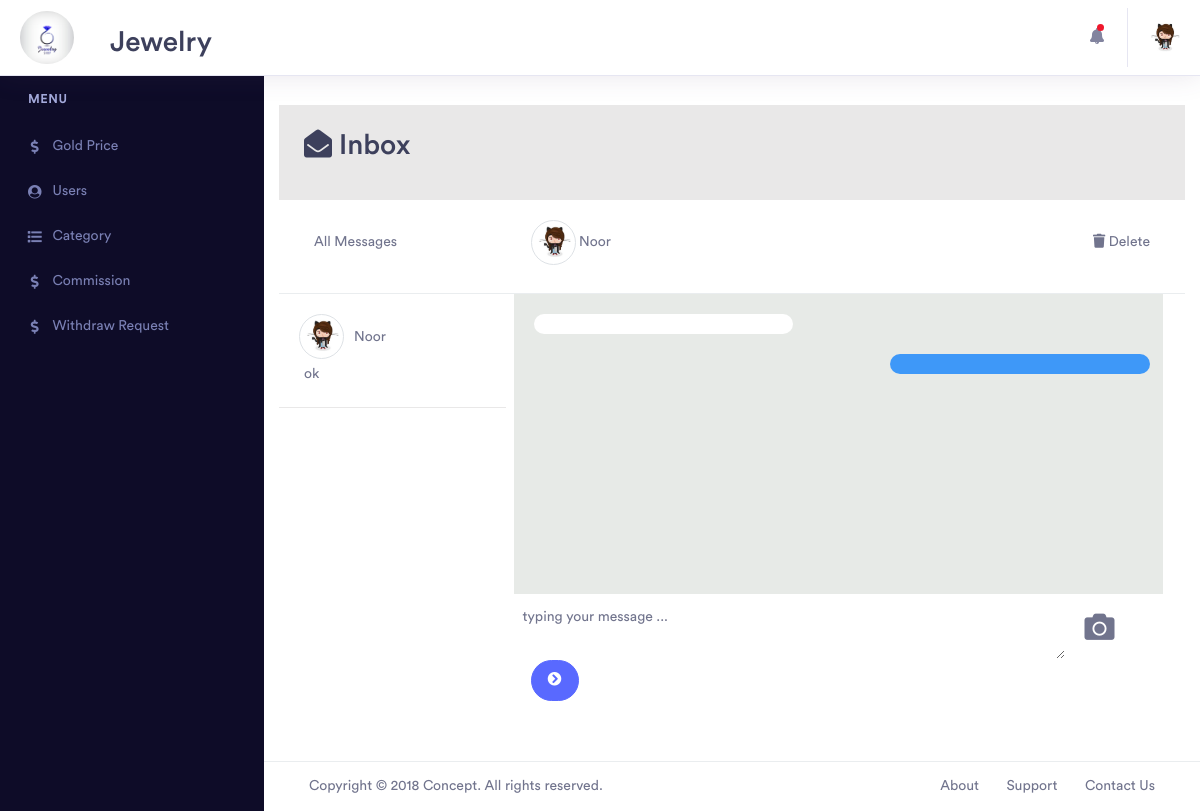
/request.php (signed in), run on the app's committed database.
### tables this page shows
CREATE TABLE `users` (
  `id` int(11) NOT NULL,
  `first_name` varchar(500) NOT NULL,
  `last_name` varchar(500) NOT NULL,
  `email` varchar(200) NOT NULL,
  `password` varchar(500) NOT NULL,
  `type` varchar(500) NOT NULL,
  `photo` varchar(500) NOT NULL DEFAULT 'default_user.png',
  `phone_number` varchar(500) NOT NULL
);

CREATE TABLE `contact` (
  `id` int(11) NOT NULL,
  `user_id` int(11) NOT NULL,
  `msg` tinytext NOT NULL,
  `date` datetime NOT NULL,
  `type` varchar(500) NOT NULL DEFAULT 'request',
  `status` varchar(500) NOT NULL DEFAULT 'unread',
  `img` varchar(500) DEFAULT NULL
);

### core/admin.class.php (called while the page is built, shortened)
<?php
class admin
{
    private $conn;
    public function __construct()
    {
        $this->conn = mysqli_connect("localhost", "root", "", "jewelry");
    }
    public function admin_info($id){
        $result=mysqli_query($this->conn,"select * from admin where id=$id");
        if(mysqli_num_rows($result)>0){
            $data=array();
            while($row=mysqli_fetch_array($result)){
                $data[]=$row;
            }
        }
        return $data;
    }
    public function users_contact($user_id){
        $result=mysqli_query($this->conn,"select * from contact where user_id=$user_id");
        if(mysqli_num_rows($result)>0){
            $data=array();
            while($row=mysqli_fetch_array($result)){
                $data[]=$row;
            }
            return $data;
        }else{
            return null;
        }
    }
    public function user_type($type){
        $result_user=mysqli_query($this->conn,"select * from users where type='$type'");
        if(mysqli_num_rows($result_user)>0){
            $data=array();
            while($row=mysqli_fetch_array($result_user)){
                $data[]=$row;
            }
            return $data;
        }else{
            return null;
        }
    }
}

### request.php (the view, shortened to what this page needs)
<?php
include_once "core/admin.class.php";
$obj = new admin();
?>
<!doctype html>
<html lang="en">
<head>
    <link rel="stylesheet" href="assets/vendor/bootstrap/css/bootstrap.min.css">
    <link href="assets/vendor/fonts/circular-std/style.css" rel="stylesheet">
    <link rel="stylesheet" href="assets/libs/css/style.css">
    <link rel="stylesheet" href="assets/vendor/fonts/fontawesome/css/fontawesome-all.css">
    <link rel="stylesheet" href="assets/vendor/charts/chartist-bundle/chartist.css">
    <link rel="stylesheet" href="assets/vendor/charts/morris-bundle/morris.css">
    <link rel="stylesheet" href="assets/vendor/fonts/material-design-iconic-font/css/materialdesignicons.min.css">
    <link rel="stylesheet" href="assets/vendor/charts/c3charts/c3.css">
    <link rel="stylesheet" href="assets/vendor/fonts/flag-icon-css/flag-icon.min.css">
    <link rel="stylesheet" href="assets/style/style.css">
</head>
<body>
    <div class="dashboard-main-wrapper">
        <div class="dashboard-header">
            <nav class="navbar navbar-expand-lg bg-white fixed-top">
                <a class="navbar-brand" href="main.html">
                    <img src="assets/img/logo.jpg" alt="logo" id="logo">
                </a>
                <h2 id="logo-h"> Jewelry</h2>
                <div class="collapse navbar-collapse " id="navbarSupportedContent">
                    <ul class="navbar-nav ml-auto navbar-right-top">
                        <li class="nav-item dropdown notification">
                            <a class="nav-link nav-icons" href="#" id="navbarDropdownMenuLink1" data-toggle="dropdown"
                                aria-haspopup="true" aria-expanded="false"><i class="fas fa-fw fa-bell"></i> <span
                                    class="indicator"></span></a>
                        </li>
                        <li class="nav-item dropdown nav-user">
                            <?php $result=$obj->admin_info($_SESSION['login_id']);
                            foreach($result as $data){
                        ?>
                            <a class="nav-link nav-user-img" href="#" id="navbarDropdownMenuLink2" data-toggle="dropdown"
                                aria-haspopup="true" aria-expanded="false">
                                <img src="assets/admin_img/<?=$data['photo']?>" alt="" class="user-avatar-md rounded-circle">
                            </a>
                                <?php } ?>
                        </li>
                    </ul>
                </div>
            </nav>
        </div>
        <div class="nav-left-sidebar sidebar-dark">
            <div class="menu-list">
                <nav class="navbar navbar-expand-lg navbar-light">
                    <div class="collapse navbar-collapse" id="navbarNav">
                        <ul class="navbar-nav flex-column">
                            <li class="nav-divider">
                                Menu
                            </li>
                            <li class="nav-item ">
                                <a class="nav-link" href="main.php">
                                    <i class="fa fa-fw fa-dollar-sign"></i>Gold Price</a>
                            </li>
                            <li class="nav-item">
                                <a class="nav-link" href="users.php">
                                    <i class="fa fa-fw fa-user-circle"></i>Users</a>
                            </li>
                            <li class="nav-item">
                                <a class="nav-link" href="category.php">
                                    <i class="fas fa-fw fa-list"></i>Category</a>
                            </li>
                            <li class="nav-item ">
                                <a class="nav-link" href="commission.php">
                                    <i class="fa fa-fw fa-dollar-sign"></i>Commission</a>
                            </li>
                            <li class="nav-item ">
                                <a class="nav-link" href="withdraw_request.php">
                                    <i class="fa fa-fw fa-dollar-sign"></i>Withdraw Request</a>
                            </li>
                        </ul>
                    </div>
                </nav>
            </div>
        </div>
        <div class="dashboard-wrapper">
            <div class="dashboard-ecommerce">
                <div class="container-fluid dashboard-content ">
                    <div class="row inbox">
                        <h2><i class="fa fa-envelope-open"></i> Inbox </h2>
                    </div>
                    <div class="row head-req">
                        <div class="col-xl-3 col-lg-3 col-md-3 col-sm-12 col-12">
                            <p class="p_head">All Messages</p>
                        </div>
                        <div class="col-xl-7 col-lg-7 col-md-7 col-sm-12 col-12">
                            <img src="" id="header_photo" class="img-thumbnail rounded-circle personal-photo" alt="photo of user">
                            <span id="header_name"></span>
                        </div>
                        <div class="col-xl-2 col-lg-2 col-md-2 col-sm-12 col-12">
                            <p class="p_head" style="float:right;">
                                <a href="javascript:delete_chat();"><i class="fa fa-trash"></i> Delete</a></p>
                        </div>
                    </div>
                    <div class="row">
                        <div class="col-xl-3 col-lg-3 col-md-3 col-sm-12 col-12 div-users">
                            <?php
                            $type='saller';
                            $counter=1;
                            $result=$obj->user_type($type);
                            if($result != null){
                            foreach($result as $data){
                                if($obj->users_contact($data['id'])!=null){
                            ?>
                            <a href="javascript:display_messages(<?=$data['id'];?>);" class="display_link" id="<?=$counter++;?>">
                                <div class="row users" data-id="<?=$data['id'];?>">
                                    <img src="assets/users_img/<?=$data['photo'];?>" class="img-thumbnail rounded-circle personal-photo"
                                        alt="photo of user">
                                    <span class="name_user">
                                        <?=$data['first_name'];?></span>
                                    <?php $msg=$obj->users_contact($data['id']);
                                    ?>
                                    <div class="last_msg <?=$msg[0]['status'];?>">
                                        <?=$msg[count($msg)-1]['msg'];?>
                                    </div>
                                </div>
                            </a>
                            <?php }}}?>
                        </div>
                        <div class="col-xl-9 col-lg-9 col-md-9 col-sm-12 col-12">
                            <div class="content_msg">
                                <div class="content_msg_user" title="date">
                                </div>
                                <div class="content_msg_admin" title="date">
                                </div>
                            </div>
                            <div class="form_div">
                                <form name="request" id="rep_div" method="post" class="form-inline form-request"
                                    enctype="multipart/form-data">
                                    <textarea class="form-control-plaintext" name="text_msg" rows="2" id="comment"
                                        placeholder="typing your message ..."></textarea>
                                    <i class="fa fa-camera" id="file_icon"></i>
                                    <button type="submit" class="btn btn-primary" name="send" id="send"><i class="fa fa-chevron-circle-right"></i></button>
                                </form>
                            </div>
                        </div>
                    </div>
                </div>
            </div>
            <div class="footer">
                <div class="container-fluid">
                    <div class="row">
                        <div class="col-xl-6 col-lg-6 col-md-6 col-sm-12 col-12">
                            Copyright © 2018 Concept. All rights reserved.
                        </div>
                        <div class="col-xl-6 col-lg-6 col-md-6 col-sm-12 col-12">
                            <div class="text-md-right footer-links d-none d-sm-block">
                                <a href="javascript: void(0);">About</a>
                                <a href="javascript: void(0);">Support</a>
                                <a href="javascript: void(0);">Contact Us</a>
                            </div>
                        </div>
                    </div>
                </div>
            </div>
        </div>
    </div>
</body>
</html>

### assets/style/style.css (style rules this page uses)
* { margin: 0; padding: 0; -webkit-box-sizing: border-box; -moz-box-sizing: border-box; -webkit-box-sizing: border-box; box-sizing: border-box; }
#logo { width: 54px; border-radius: 100px; }
#logo-h { padding-top: 25px; }
#send { margin-left: 10px; border-radius: 25px }
.head-req { padding: 20px; border-bottom: 1px solid rgba(152, 166, 173, .2); }
.p_head { margin-top: 12px; }
.inbox { padding: 25px; background: #b1aeae47; }
.personal-photo { width: 45px; height: 45px; }
.users { padding: 20px; border-bottom: 1px solid #b1aeae47; }
.name_user { margin-top: 13px; margin-left: 10px; }
.last_msg { overflow: hidden; width: 100%; height: 18px; margin: 5px; }
.div-users { height: 300px; overflow-y: auto; }
.content_msg { background: #e7eae7; width: 100%; height: 300px; margin-left: -7px; overflow-y: auto; }
textarea { margin-left: -8px; margin-top: 2px; }
i.fa-camera { margin: 10px; margin-left: 20px; cursor: pointer; font-size: 30px; }
.content_msg_user { background: white; width: 40%; padding: 10px; margin: 20px; color: black; border-radius: 16px; }
.content_msg_admin { background: #007bffba; padding: 10px; color: white; border-radius: 16px; width: 40%; margin-left: 58%; margin-right: 10px; margin-bottom: 20px; }
.form_div textarea { width:85%; padding: 10px; }

### data on the page
users: photo (picture), first_name "Noor", contact.msg "ok"
